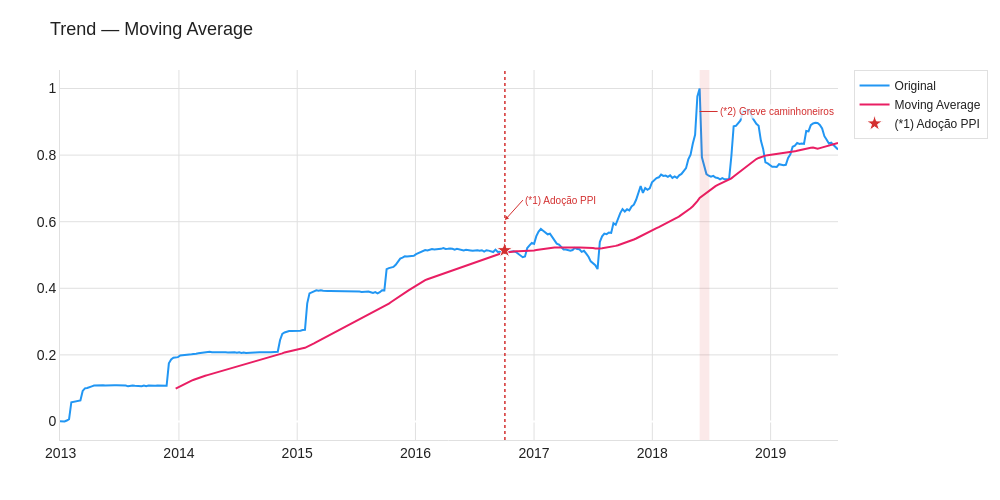

Notebook code for this chart:
### Markdown cell above
#### Moving Average

### Code cell
plot_series(
    (train_scaled, "Original", PPT_COLORS["train"]),
    (train_scaled.rolling(window=period).mean(), "Moving Average", PPT_COLORS["trend"]),
    title="Trend — Moving Average",
    save_name="03_trend_moving_average",
)

### Figure 1 — Plotly figure (JSON) as saved in the notebook; plotly's stock layout.template omitted (floating-point values rounded to 4 significant figures; data arrays with more than 128 entries replaced by an {"elided": "..."} marker saying what was removed)
{"data": [{"line": {"color": "#2196F3", "width": 2}, "mode": "lines", "name": "Original", "type": "scatter", "x": {"elided": "344 str values"}, "y": {"elided": "344 float values"}}, {"line": {"color": "#E91E63", "width": 2}, "mode": "lines", "name": "Moving Average", "type": "scatter", "x": {"elided": "344 str values"}, "y": {"elided": "344 float values"}}, {"hoverinfo": "text", "hovertext": "Out/2016 — Petrobras adota PPI (Preço de Paridade de Importação): preços passam a seguir Brent + câmbio", "marker": {"color": "#D32F2F", "line": {"color": "white", "width": 1}, "size": 12, "symbol": "star"}, "mode": "markers", "name": "(*1) Adoção PPI", "showlegend": true, "type": "scatter", "x": ["2016-10-02T00:00:00"], "y": [0.5143]}], "layout": {"annotations": [{"arrowcolor": "#D32F2F", "arrowhead": 2, "arrowsize": 0.8, "arrowwidth": 1, "ax": 18, "ay": -20, "bgcolor": "rgba(255,255,255,0.75)", "font": {"color": "#D32F2F", "size": 10}, "hovertext": "Out/2016 — Petrobras adota PPI (Preço de Paridade de Importação): preços passam a seguir Brent + câmbio", "showarrow": true, "text": "(*1) Adoção PPI", "x": "2016-10-03T00:00:00", "xanchor": "left", "xref": "x", "y": 0.5943, "yref": "paper"}, {"arrowcolor": "#D32F2F", "arrowhead": 0, "arrowwidth": 1, "ax": 18, "ay": 0, "bgcolor": "rgba(255,255,255,0.75)", "font": {"color": "#D32F2F", "size": 10}, "hovertext": "27/05–26/06/2018 — Greve dos caminhoneiros: vendas de diesel reduziram ~30%", "showarrow": true, "text": "(*2) Greve caminhoneiros", "x": "2018-05-27T00:00:00", "xanchor": "left", "xref": "x", "y": 0.8879, "yref": "paper"}], "font": {"color": "#212121", "family": "Arial", "size": 14}, "height": 500, "legend": {"bgcolor": "rgba(255,255,255,0.9)", "bordercolor": "#E0E0E0", "borderwidth": 1, "font": {"size": 12}}, "margin": {"b": 60, "l": 60, "r": 40, "t": 70}, "paper_bgcolor": "#FFFFFF", "plot_bgcolor": "#FFFFFF", "shapes": [{"line": {"color": "#D32F2F", "dash": "dot", "width": 1.5}, "type": "line", "x0": "2016-10-03T00:00:00", "x1": "2016-10-03T00:00:00", "xref": "x", "y0": 0, "y1": 1, "yref": "paper"}, {"fillcolor": "rgba(211,47,47,0.10)", "line": {"width": 0}, "type": "rect", "x0": "2018-05-27T00:00:00", "x1": "2018-06-26T00:00:00", "xref": "x", "y0": 0, "y1": 1, "yref": "paper"}], "title": {"font": {"color": "#212121", "size": 18}, "text": "Trend — Moving Average"}, "width": 1000, "xaxis": {"gridcolor": "#E0E0E0", "linecolor": "#E0E0E0", "showgrid": true}, "yaxis": {"gridcolor": "#E0E0E0", "linecolor": "#E0E0E0", "showgrid": true}}}
